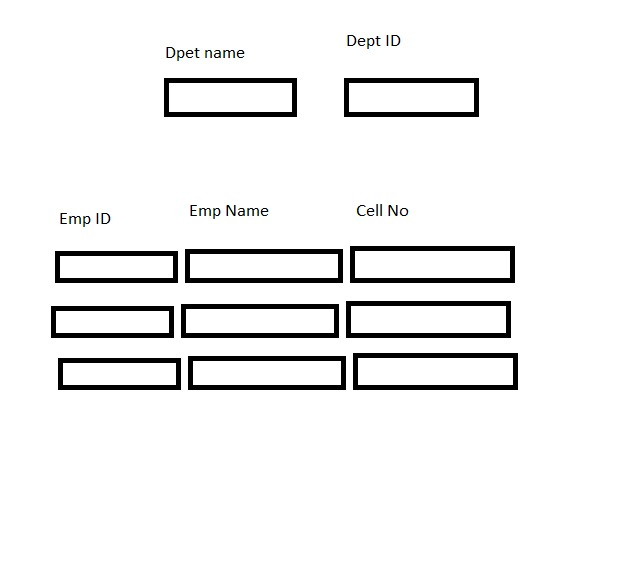
#> input picture sheet2.jpg, 633 x 567 px
$ python 'Task 3.py'
#> lines starting #> are read from the running program, lines starting #| are printed output that depends on the picture; after the words box and inside, x2 and y2 are one past the last pixel; in counts of white or black regions, pixels touching at a corner belong together
import cv2
import pytesseract
import numpy as np
from PIL import Image, ImageDraw, ImageFont

def get_average_color(image, x, y, w, h):
    """Calculate the average color of a specific region in the image."""
    region = image[y:y+h, x:x+w]
    average_color_per_row = np.mean(region, axis=0)
    average_color = np.mean(average_color_per_row, axis=0)
    return (int(average_color[0]), int(average_color[1]), int(average_color[2]))

def annotate_image(image_path):
    """Annotate the image with each cell's details."""
#> called with image_path = 'sheet2.jpg'
    image = cv2.imread(image_path)
#> image is the input picture: shape (567, 633, 3); mean B, G, R 240.9, 240.9, 240.9
    if image is None:
        print(f"Error: Unable to load image at path {image_path}")
        return None

    output = image.copy()
    gray = cv2.cvtColor(image, cv2.COLOR_BGR2GRAY)
    thresh = cv2.adaptiveThreshold(gray, 255, cv2.ADAPTIVE_THRESH_GAUSSIAN_C, cv2.THRESH_BINARY_INV, 11, 2)
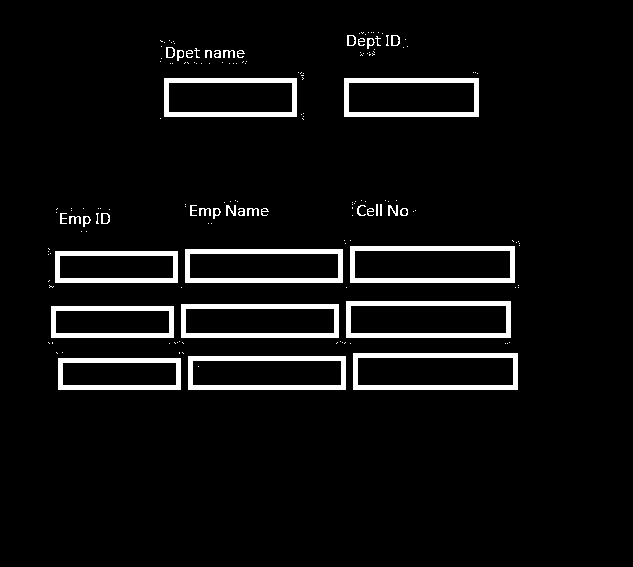
#> thresh: shape (567, 633); 5.6% white; 170 white regions (129 under 20 px)
    contours, _ = cv2.findContours(thresh, cv2.RETR_EXTERNAL, cv2.CHAIN_APPROX_SIMPLE)
#> contours = 169 contours, 138 with area under 20; largest, box (x1, y1, x2, y2) and area: (353, 353, 518, 390) 5904, (346, 301, 511, 338) 5904, (350, 246, 515, 283) 5904, (188, 356, 346, 390) 5181, (181, 304, 339, 338) 5181

    for cnt in contours:
        x, y, w, h = cv2.boundingRect(cnt)
        # Filter out too small rectangles which might be noise
        if w > 50 and h > 20:  # Adjust size thresholds as needed
            cv2.rectangle(output, (x, y), (x+w, y+h), (0, 255, 0), 2)
            roi = image[y:y+h, x:x+w]
            text = pytesseract.image_to_string(roi, config='--psm 6').strip()
            avg_color = get_average_color(image, x, y, w, h)

            # Extract text size (based on height of bounding box)
            text_size = h / len(text.split('\n')) if text else 0  # Simple estimation of text size

            # Annotations
            info_text = f"Size: {w}x{h}px, Color: {avg_color}, Text size: {text_size:.2f}px"
            cv2.putText(output, info_text, (x, y - 10), cv2.FONT_HERSHEY_SIMPLEX, 0.5, (255, 0, 0), 1)
            cv2.putText(output, text, (x, y + h + 20), cv2.FONT_HERSHEY_SIMPLEX, 0.5, (255, 255, 0), 1)
#> this loop made 1 pass
#> (cnt, x, y, w, h) on pass 1: ([[58, 358], [58, 389], [180, 389], [180, 358]], 58, 358, 123, 32)
#> pass 1, in annotate_image, `roi = image[y:y+h, x:x+w]`:
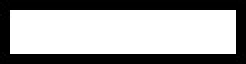
#> roi: shape (32, 123, 3) (shown 2 times larger); min 0, max 255, mean 161.2
#> after the loop:
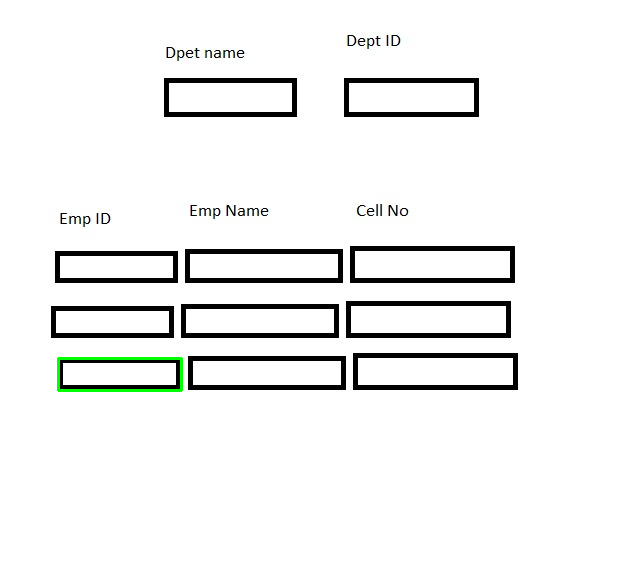
#> output: shape (567, 633, 3); 0.26% of pixels changed, all inside (x1, y1, x2, y2) = (57, 357, 183, 392)

    # Save annotated image
    annotated_image_path = 'annotated_image_with_ocr.png'
    cv2.imwrite(annotated_image_path, output)

    # Convert the image to PIL for final overlay
    pil_image = Image.fromarray(cv2.cvtColor(output, cv2.COLOR_BGR2RGB))
    draw = ImageDraw.Draw(pil_image)
    font = ImageFont.load_default()

    # Annotate image with OCR details
    ocr_result = pytesseract.image_to_data(pil_image, output_type=pytesseract.Output.DICT)
    for i in range(len(ocr_result['text'])):
        if ocr_result['text'][i].strip() != '':
            x, y, w, h = ocr_result['left'][i], ocr_result['top'][i], ocr_result['width'][i], ocr_result['height'][i]
            text = ocr_result['text'][i]
            overlay_text = f"{text} ({w}x{h})"
            draw.text((x, y + h + 5), overlay_text, fill="red", font=font)  # Adjusted position to below the box

    # Save the final image with overlays
    final_image_path = 'final_annotated_image_with_ocr.png'
    pil_image.save(final_image_path)
    pil_image.show()

    return final_image_path

# Ensure pytesseract is correctly configured
pytesseract.pytesseract.tesseract_cmd = r'C:\Program Files\Tesseract-OCR\tesseract.exe'  # Ensure this is correct

# Process the image and display the result
annotate_image('sheet2.jpg')  # Update this with your image path
#> (the call stopped at in annotate_image, `text = pytesseract.image_to_string(roi, config='--psm 6').strip()`: pytesseract is not available in this run)

$ run again, with Circle.jpeg copied over sheet2.jpg
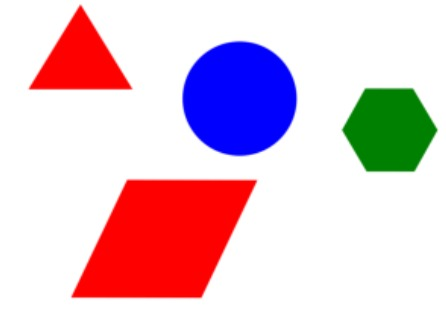
#> input picture Circle.jpeg, 446 x 323 px
#> in annotate_image, image is the input picture: shape (323, 446, 3); mean B, G, R 209.2, 196.6, 225.9
#> in annotate_image, `thresh = cv2.adaptiveThreshold(gray, 255, cv2.ADAPTIVE_THRESH_GAUSSIAN..`:
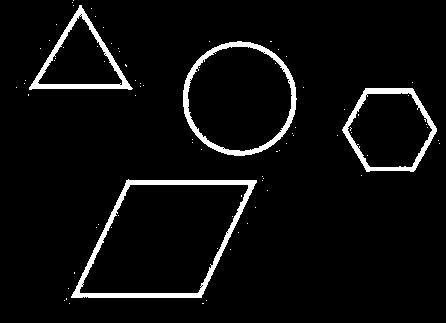
#> thresh: shape (323, 446); 5% white; 82 white regions (78 under 20 px)
#> contours = 63 contours, 59 with area under 20; largest, box (x1, y1, x2, y2) and area: (71, 179, 257, 298) 15128, (183, 41, 297, 156) 10067, (342, 88, 437, 172) 5826, (29, 5, 133, 90) 4250
#> the loop in annotate_image, `for cnt in contours:` made 16 passes
#> (x, y, w, h) on passes 2, 3, 4, 6, 8, 9, 10, 11: (69, 303, 1, 1), (206, 300, 1, 1), (64, 300, 1, 1), (68, 288, 1, 1), (230, 249, 1, 1), (238, 232, 1, 1), (96, 227, 1, 1), (98, 224, 1, 1)
#> after the loop in annotate_image, `for cnt in contours:`:
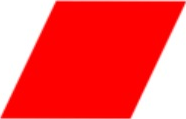
#> roi: shape (119, 186, 3); mean B, G, R 78.6, 78.7, 253.2
